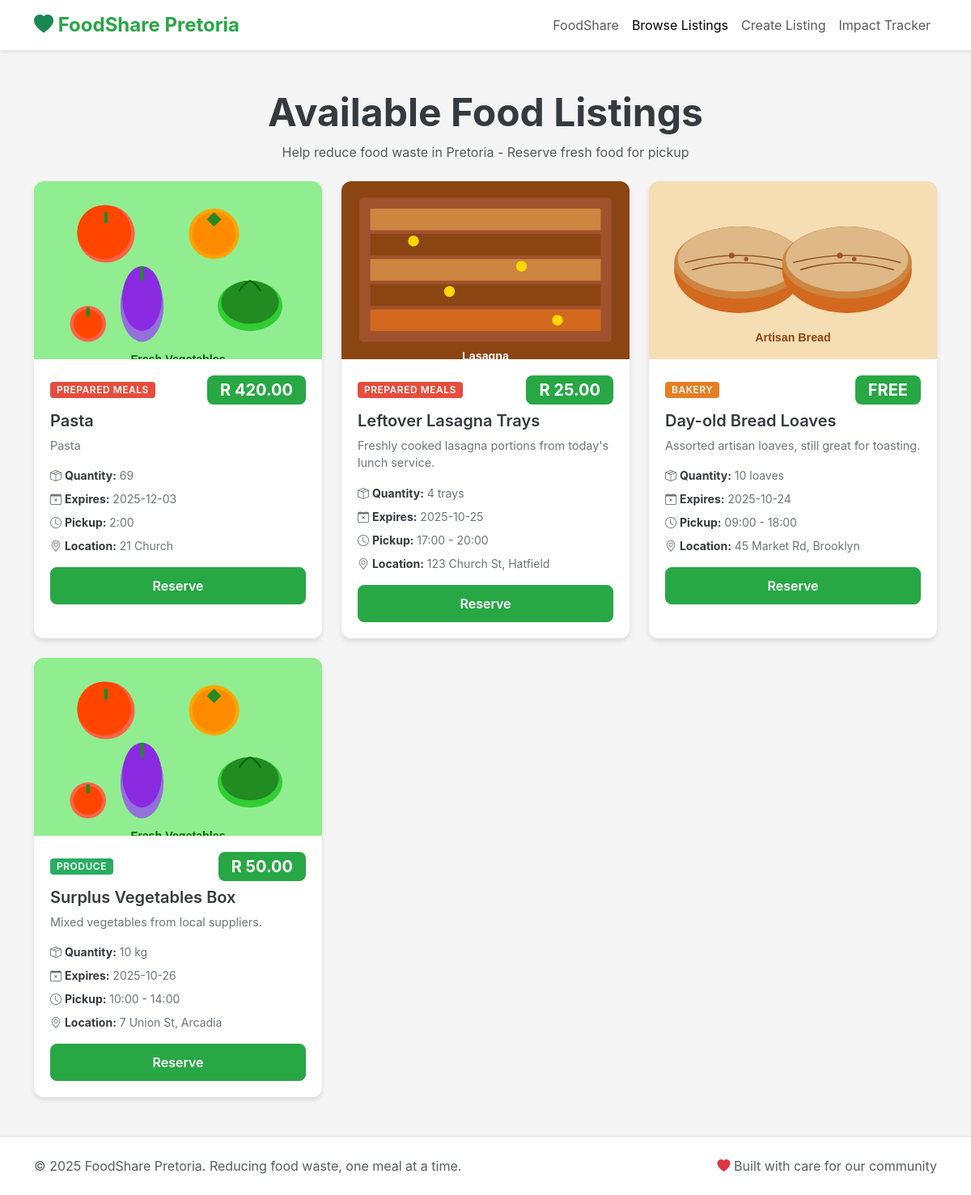
Page /listings on the earlier database version.
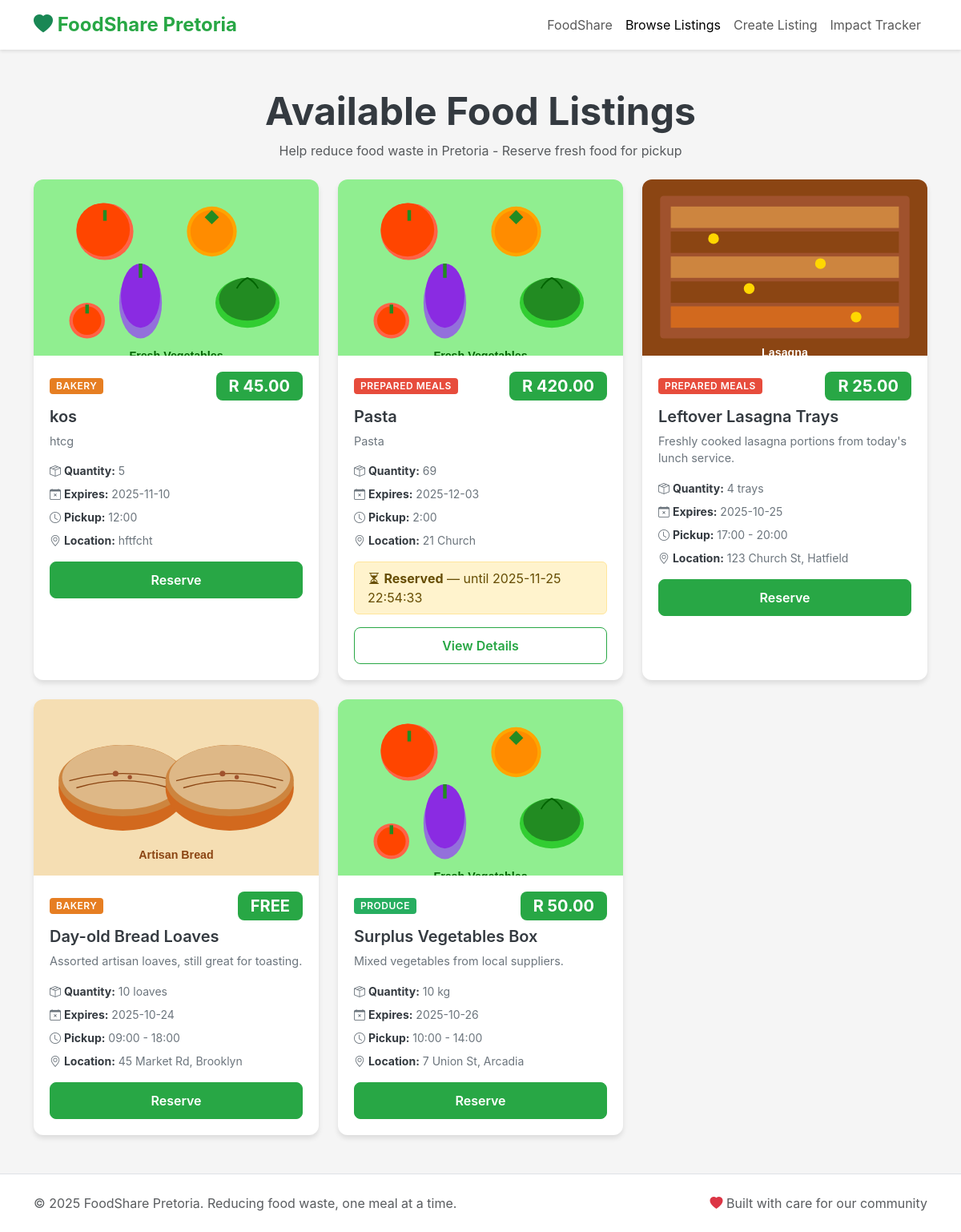
Same page on the later database version.
### tables this page shows
CREATE TABLE listings (
    id INTEGER PRIMARY KEY AUTOINCREMENT,
    title TEXT NOT NULL,
    description TEXT,
    quantity TEXT,
    price REAL DEFAULT 0.0,
    is_free INTEGER DEFAULT 0, -- 0 false, 1 true
    expiry_date TEXT, -- ISO date YYYY-MM-DD
    pickup_window TEXT, -- human readable e.g., "17:00 - 20:00"
    address TEXT,
    category TEXT,
    image_url TEXT,
    listed_by INTEGER,
    created_at TEXT DEFAULT CURRENT_TIMESTAMP,
    FOREIGN KEY (listed_by) REFERENCES users (id)
);

CREATE TABLE reservations (
    id INTEGER PRIMARY KEY AUTOINCREMENT,
    listing_id INTEGER NOT NULL,
    reserved_by INTEGER NOT NULL,
    reserved_at TEXT DEFAULT CURRENT_TIMESTAMP,
    expires_at TEXT,
    FOREIGN KEY (listing_id) REFERENCES listings (id),
    FOREIGN KEY (reserved_by) REFERENCES users (id)
);

### app.py (the view)
@app.route('/listings')
def browse_listings():
    conn = get_db_connection()
    listings = conn.execute('''
        SELECT
            l.*,
            u.name AS owner_name,
            u.role AS owner_role,
            r.expires_at AS reservation_expires_at
        FROM listings l
        LEFT JOIN users u ON l.listed_by = u.id
        LEFT JOIN reservations r ON l.id = r.listing_id
            AND r.expires_at > datetime('now')
        ORDER BY l.created_at DESC
    ''').fetchall()
    conn.close()
    listings_data = []
    for listing in listings:
        listing_dict = dict(listing)
        if listing_dict['reservation_expires_at']:
            listing_dict['reservation'] = {
                'expires_at': listing_dict['reservation_expires_at']
            }
        else:
            listing_dict['reservation'] = None
        listings_data.append(listing_dict)
    return render_template('browse-listings.html', listings=listings_data)

### app.py (called while the page is built)
def get_db_connection():
    conn = sqlite3.connect(DATABASE)
    conn.row_factory = sqlite3.Row  # Access columns by name
    return conn

### templates/browse-listings.html (shortened to what this page needs)
{% extends "base.html" %}
{% block content %}
    <main class="container my-5">
        <header class="mb-4">
            <h1 class="display-5 fw-bold text-center mb-2">Available Food Listings</h1>
            <p class="text-center text-muted">Help reduce food waste in Pretoria - Reserve fresh food for pickup</p>
        </header>
        <div class="row g-4">
            {% for listing in listings %}
            <article class="col-12 col-md-6 col-lg-4">
                <div class="card listing-card">
                    <img src="{{ url_for('static', filename=listing.image_url) }}" class="card-img-top" alt="{{ listing.title }}">
                    <div class="card-body">
                        <div class="d-flex justify-content-between align-items-center mb-2">
                            <span class="badge badge-category {{ listing.category|lower|replace(' ', '-') }}">{{ listing.category }}</span>
                            {% if listing.is_free %}
                            <span class="badge badge-free">FREE</span>
                            {% else %}
                            <span class="badge badge-price">R {{ "%.2f"|format(listing.price) }}</span>
                            {% endif %}
                        </div>
                        <h2 class="h5">
                            <a href="{{ url_for('listing_detail', id=listing.id) }}" class="listing-card-title">{{ listing.title }}</a>
                        </h2>
                        <p class="listing-card-description">
                            {{ listing.description }}
                        </p>
                        <div class="listing-card-meta">
                            <i class="bi bi-box-seam"></i> <strong>Quantity:</strong> {{ listing.quantity }}
                        </div>
                        <div class="listing-card-meta">
                            <i class="bi bi-calendar-x"></i> <strong>Expires:</strong> {{ listing.expiry_date }}
                        </div>
                        <div class="listing-card-meta">
                            <i class="bi bi-clock"></i> <strong>Pickup:</strong> {{ listing.pickup_window }}
                        </div>
                        <div class="listing-card-meta mb-3">
                            <i class="bi bi-geo-alt"></i> <strong>Location:</strong> {{ listing.address }}
                        </div>
                        {% if listing.reservation %}
                        <div class="alert alert-warning mb-3 py-2 px-3" role="status">
                            <i class="bi bi-hourglass-split"></i>
                            <strong>Reserved</strong> — until {{ listing.reservation.expires_at }}
                        </div>
                        <div class="d-grid">
                            <a href="{{ url_for('listing_detail', id=listing.id) }}" class="btn btn-outline-primary" role="button">View Details</a>
                        </div>
                        {% else %}
                        <div class="d-grid">
                            <a href="{{ url_for('listing_detail', id=listing.id) }}" class="btn btn-primary" role="button">Reserve</a>
                        </div>
                        {% endif %}
                    </div>
                </div>
            </article>
            {% endfor %}
        </div>
    </main>
{% endblock %}

### templates/base.html (shortened to what this page needs)
<!DOCTYPE html>
<html lang="en">
<head>
    <link href="https://cdn.jsdelivr.net/npm/bootstrap@5.3.3/dist/css/bootstrap.min.css" rel="stylesheet">
    <link rel="stylesheet" href="https://cdn.jsdelivr.net/npm/bootstrap-icons@1.11.3/font/bootstrap-icons.min.css">
    <link rel="stylesheet" href="{{ url_for('static', filename='css/styles.css') }}">
</head>
<body>
    <nav class="navbar navbar-expand-lg navbar-light bg-white sticky-top">
        <div class="container">
            <a class="navbar-brand" href="{{ url_for('index') }}">
                <i class="bi bi-heart-fill text-success"></i> FoodShare Pretoria
            </a>
            <div class="collapse navbar-collapse" id="navbarNav">
                <ul class="navbar-nav ms-auto">
                    <li class="nav-item">
                        <a class="nav-link {% if request.endpoint == 'index' %}active{% endif %}" {% if request.endpoint == 'index' %}aria-current="page"{% endif %} href="{{ url_for('index') }}">FoodShare</a>
                    </li>
                    <li class="nav-item">
                        <a class="nav-link {% if request.endpoint == 'browse_listings' %}active{% endif %}" {% if request.endpoint == 'browse_listings' %}aria-current="page"{% endif %} href="{{ url_for('browse_listings') }}">Browse Listings</a>
                    </li>
                    <li class="nav-item">
                        <a class="nav-link "  href="{{ url_for('create_listing_page') }}">Create Listing</a>
                    </li>
                    <li class="nav-item">
                        <a class="nav-link {% if request.endpoint == 'impact' %}active{% endif %}" {% if request.endpoint == 'impact' %}aria-current="page"{% endif %} href="{{ url_for('impact') }}">Impact Tracker</a>
                    </li>
                </ul>
            </div>
        </div>
    </nav>
    {% block content %}{% endblock %}
    <footer class="bg-white py-4 mt-5 border-top">
        <div class="container">
            <div class="row">
                <div class="col-md-6">
                    <p class="mb-0 text-muted">&copy; 2025 FoodShare Pretoria. Reducing food waste, one meal at a time.</p>
                </div>
                <div class="col-md-6 text-md-end">
                    <p class="mb-0 text-muted">
                        <i class="bi bi-heart-fill text-danger"></i> Built with care for our community
                    </p>
                </div>
            </div>
        </div>
    </footer>
</body>
</html>

### static/css/styles.css (style rules this page uses)
:root { --fs-primary: #28a745; --fs-primary-dark: #218838; --fs-secondary: #6c757d; --fs-danger: #dc3545; --fs-warning: #ffc107; --fs-info: #17a2b8; --fs-light: #f8f9fa; --fs-dark: #343a40; --fs-free-badge: #28a745; --fs-reserved-badge: #ffc107; --fs-card-shadow: 0 4px 6px rgba(0, 0, 0, 0.1); --fs-card-hover-shadow: 0 8px 16px rgba(0, 0, 0, 0.15); }
body { font-family: -apple-system, BlinkMacSystemFont, "Segoe UI", Roboto, "Helvetica Neue", Arial, sans-serif; color: var(--fs-dark); background-color: #f5f5f5; }
.navbar-brand { font-weight: 700; font-size: 1.5rem; color: var(--fs-primary) !important; }
.navbar { box-shadow: 0 2px 4px rgba(0, 0, 0, 0.1); }
.badge-free { background-color: var(--fs-free-badge); color: white; font-size: 1.25rem; font-weight: 700; padding: 0.5rem 1rem; border-radius: 0.5rem; }
.badge-price { background-color: var(--fs-primary); color: white; font-size: 1.25rem; font-weight: 700; padding: 0.5rem 1rem; border-radius: 0.5rem; }
.badge-category { background-color: var(--fs-info); color: white; font-size: 0.75rem; font-weight: 600; padding: 0.25rem 0.5rem; border-radius: 0.25rem; text-transform: uppercase; letter-spacing: 0.5px; }
.badge-category.prepared-meals { background-color: #e74c3c; }
.badge-category.bakery { background-color: #e67e22; }
.badge-category.produce { background-color: #27ae60; }
.listing-card { border: none; border-radius: 0.75rem; overflow: hidden; box-shadow: var(--fs-card-shadow); transition: transform 0.2s ease, box-shadow 0.2s ease; height: 100%; }
.listing-card img { height: 220px; object-fit: cover; width: 100%; }
.listing-card .card-body { padding: 1.25rem; }
.listing-card-title { font-size: 1.25rem; font-weight: 600; color: var(--fs-dark); margin-bottom: 0.75rem; text-decoration: none; }
.listing-card-description { color: var(--fs-secondary); font-size: 0.9rem; margin-bottom: 1rem; display: -webkit-box; -webkit-line-clamp: 2; -webkit-box-orient: vertical; overflow: hidden; }
.listing-card-meta { font-size: 0.875rem; color: var(--fs-secondary); margin-bottom: 0.5rem; }
.listing-card-meta strong { color: var(--fs-dark); }
.btn-primary { background-color: var(--fs-primary); border-color: var(--fs-primary); font-weight: 600; padding: 0.625rem 1.5rem; border-radius: 0.5rem; }
.btn-outline-primary { color: var(--fs-primary); border-color: var(--fs-primary); font-weight: 600; padding: 0.625rem 1.5rem; border-radius: 0.5rem; }

Differences in the rows shown:
no longer on one of the page's lists (row unchanged): listings: category "PREPARED MEALS", price "420.00", title "Pasta", description "Pasta", quantity "69", expiry_date "2025-12-03", pickup_window "2:00", address "21 Church"
added listings: image_url (picture), category "BAKERY", price "45.00", title "kos", description "htcg", quantity "5", expiry_date "2025-11-10", pickup_window "12:00", address "hftfcht"
added reservations: image_url (picture), category "PREPARED MEALS", {{ "%.2f"|format(listing.price) }} "420.00", title "Pasta", description "Pasta", quantity "69", expiry_date "2025-12-03", pickup_window "2:00", address "21 Church", reservation.expires_at "2025-11-25 22:54:33"
